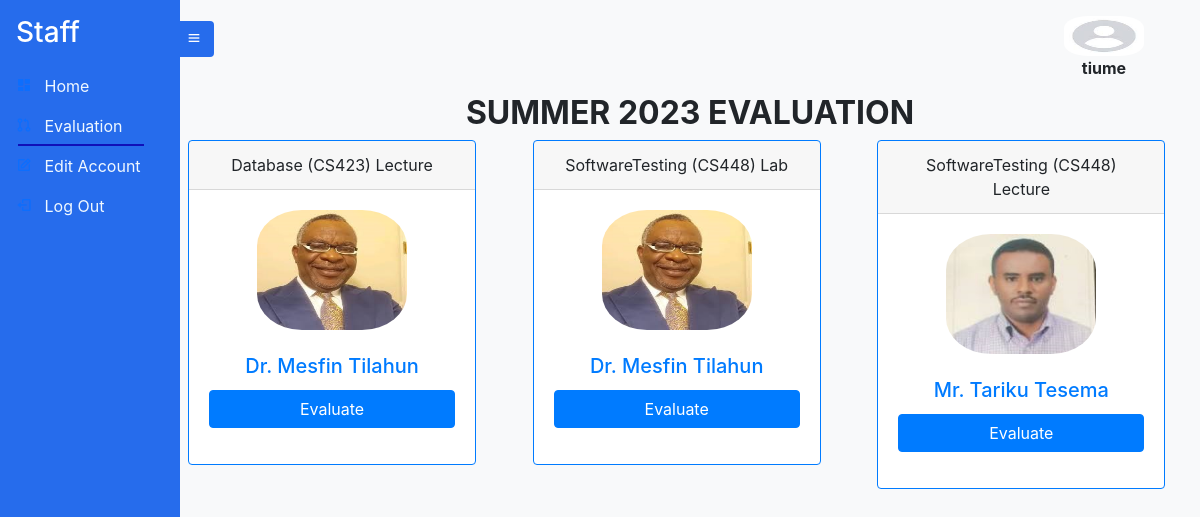
Screenshot of /evaluatepage (signed in) with the database file from the repository.
### Account/models.py (models this page shows)
class Account(AbstractUser):
    Role = models.CharField(max_length=25, null=True , choices=rolechoice ,  blank=True)
    email = models.EmailField(
        verbose_name='email address',
        max_length=255,
        unique=True,
    )

### Course/models.py (models this page shows, shortened)
class Term(models.Model):
    Term_id = models.UUIDField(default=uuid.uuid4, unique=True,
                          primary_key=True, editable=False)
    Season = models.CharField(max_length=10 , null=True ,  choices=seasonchoice , blank=True)
    current_year = datetime.now().year
    Year = models.IntegerField(
        default=current_year,
        validators=[
            MinValueValidator(current_year),
            MaxValueValidator(current_year + 1)
        ],
    )
    Courses_Given = models.ManyToManyField(Course)
    EvaluationDone = models.BooleanField(null=True , blank=True)

class CourseInstructor(models.Model):
    Instructors = models.ForeignKey(Instructor , on_delete=models.CASCADE)
    Course = models.ForeignKey(Course, on_delete=models.CASCADE)
    CourseType = models.CharField(max_length=10 , null=True ,  choices=coursetype , blank=True)
    Batch = models.ForeignKey(Batch , on_delete=models.CASCADE ,null=True , blank=True)
    Department = models.CharField(max_length=10 , null=True ,  choices=departmentchoice , blank=True)

class Course(models.Model):
    Course_id =  models.CharField(max_length=20 , unique=True,primary_key=True)
    CourseName = models.CharField(max_length=20 , null=True , blank=True)
    CreditHour = models.IntegerField(null=True , blank=True)

### Instructor/models.py (models this page shows, shortened)
class Instructor(models.Model):
    Instructor_id =  models.CharField(max_length=20 , unique=True,primary_key=True)
    Account_id = models.OneToOneField(Account, on_delete=models.CASCADE, related_name='instructor')
    Title = models.CharField(max_length=10 , null=True ,  choices=titlechoice , blank=True)
    FirstName = models.CharField(max_length=20 , null=True , blank=True)
    LastName =  models.CharField(max_length=20 , null=True , blank=True)
    Sex = models.CharField(max_length=25, null=True , choices=genderchoice ,  blank=True)
    ProfilePic= models.FileField(null=True, blank=True, upload_to='profilepic/', default="profilepic/defaultprofile.jpeg")

### Staff/views.py (the view)
# urls.py: path('evaluatepage' , staff_evaluate_page , name='evaluate_staff'),
def staff_evaluate_page(request):
    term = Term.objects.last()
    staff = Staff.objects.get(Account_id=request.user)
    student_enrollments = StudentCourseEnrollment.objects.filter(term=term)
    staff_evaluation_result = StaffEvaluationResult.objects.filter(Staff_id = staff)
    evaluated_courses_types = []
    evaluated_instructors = []
    course_instructors = []
    if staff_evaluation_result:
        for staff_evaluation in staff_evaluation_result:
            evaluated_instructors.append(staff_evaluation.Instructor_id.Instructor_id)
            evaluated_courses_types.append(staff_evaluation.CourseType)
    courses_data = []
    for enrollment in student_enrollments:
        instructors_data = []
        for courseinstructors in CourseInstructor.objects.filter(Course = enrollment.course ):
            course_instructors.append(courseinstructors)
            instructor_info = {
                'name': f'{courseinstructors.Instructors.FirstName} {courseinstructors.Instructors.LastName}',
                'title': courseinstructors.Instructors.Title,
                'instructor_id':courseinstructors.Instructors.Instructor_id ,
                'profile_pic': courseinstructors.Instructors.ProfilePic.url if courseinstructors.Instructors.ProfilePic else None,
            }
            instructors_data.append(instructor_info)
        course_data = {
            'course_name': enrollment.course.CourseName,
            'course_id':enrollment.course.Course_id,
            'instructors': instructors_data,
            'evaluate_url': f'/evaluate/{enrollment.id}/',  # Replace with the actual URL for evaluation
        }
        courses_data.append(course_data)
    context = {
        'courses_data': courses_data,
        'term': term,
        'active_page':'evaluation',
        'staff':staff,
        'evaluated_courses_types':evaluated_courses_types,
        'course_instructors':course_instructors,
        'evaluated_instructors':evaluated_instructors,
    }
    return render(request, 'staff/evaluate.html', context)

### templates/staff/evaluate.html (shortened to what this page needs)
{% extends 'staff/staff.html' %}
{% block content %}
    <h2 class="text-center text-uppercase font-weight-bold">{{ term.Season }} {{ term.Year }} Evaluation</h2>
    {% if course_instructors %}
      <div class="row">
        {% for course in course_instructors %}
          <div class="col-md-4 mb-4">
                <div class="text-center">
                  {% if course.Instructors.Instructor_id in evaluated_instructors and course.CourseType in evaluated_courses_types %}
                  <div class="card border-success mb-3" style="max-width: 18rem;">
                  {% else %}
                  <div class="card border-primary mb-3" style="max-width: 18rem;">
                  {% endif %}
                    <div class="card-header">{{ course.Course.CourseName }} ({{ course.Course.Course_id }}) {{course.CourseType}}</div>
                    {% if course.Instructors.Instructor_id in evaluated_instructors and course.CourseType in evaluated_courses_types %}
                  <div class="card-body text-success">
                    {% else %}
                    <div class="card-body text-primary">
                      {% endif %}
                      <p class="card-text">
                        {% if course.Instructors.ProfilePic %}
                        <img src="{{ course.Instructors.ProfilePic.url }}" alt="{{ instructor.FirstName }} Profile Pic" class="img-fluid mb-2" style="height: 120px; width: 150px; border-radius: 30%;">
                        {% endif %}
                      </p>
                      <h5 class="card-title">{{ course.Instructors.Title }} {{ course.Instructors.FirstName }} {{ course.Instructors.LastName }}</h5>
                      <div class="mb-3 d-md-flex">
                        {% if course.Instructors.Instructor_id in evaluated_instructors and course.CourseType in evaluated_courses_types %}
                        <a href="#" class="btn btn-success w-100 max-width-300 disabled">Evaluated</a>
                        {% else %}
                        <a href="{% url 'staff_evaluate_course' staff.Staff_id course.Course.Course_id course.Instructors.Instructor_id course.CourseType %}" class="btn btn-primary w-100 max-width-300">Evaluate</a>
                        {% endif %}
                       </div>
                    </div>
              </div>
            </div>
          </div>
        {% endfor %}
      </div>
    {% else %}
      <p class="text-muted text-center">No enrolled courses for the selected term.</p>
    {% endif %}
{% endblock %}

### templates/staff/staff.html
{% extends 'sidebarbase.html' %}
{% block content1 %}
  <div class="side-navbar active-nav d-flex justify-content-between flex-wrap flex-column" id="sidebar">
    <ul class="nav flex-column text-white w-100">
      <a href="#" class="nav-link h3 text-white my-2">
        Staff
      </a>
      <li class="nav-link {% if active_page == 'home' %}active{% endif %}">
        <i class="bx bxs-dashboard"></i>
        <span class="mx-2"><a class="inner-anchor" href="{% url 'staffhomepage' %}"> Home</a></span>
      </li>
      <li class="nav-link {% if active_page == 'evaluation' %}active{% endif %}">
        <i class="bx bx-git-pull-request"></i>
        <span class="mx-2"><a class="inner-anchor" href="{% url 'evaluate_staff' %}">Evaluation</a></span>
      </li>
      <li class="nav-link {% if active_page == 'editaccount' %}active{% endif %}">
        <i class="bx bx-edit"></i>
        <span class="mx-2"><a class="inner-anchor" href="{% url 'editpassword' %}"> Edit Account</a></span>
      </li>
      <li class="nav-link {% if active_page == 'logout' %}active{% endif %}">
        <i class="bx bx-log-out"></i>
        <span class="mx-2"><a class="inner-anchor" href="{% url 'logout' %}" > Log Out </a></span>
      </li>
    </ul>
  </div>
  <div class="p-2 active-cont my-container overflow-hidden">
    <nav class="navbar top-navbar navbar-light bg-light px-5">
      <a class="btn border-0" id="menu-btn"><i class="bx bx-menu"></i></a>
      <figure id="image" style="height: 30px; background-color: white">
        <img src="/static/images/profilePic/defaultprofile.jpeg" style="height: 40px; width: 80px; border-radius: 30%;">
        <figcaption style="text-align: center;"><b>{{user.username}}</b></figcaption>
      </figure>
    </nav>
    <br>
    {% block content %}
    {% endblock %}
{% endblock %}

### templates/sidebarbase.html (shortened to what this page needs)
<!DOCTYPE html>
{% load static %}
<html lang="en">
<head>
  <link href="https://cdn.jsdelivr.net/npm/bootstrap@5.0.0-beta2/dist/css/bootstrap.min.css" rel="stylesheet" />
  <link href="https://cdn.jsdelivr.net/npm/boxicons@2.0.5/css/boxicons.min.css" rel="stylesheet" />
  <link rel="stylesheet" href="https://stackpath.bootstrapcdn.com/bootstrap/4.5.0/css/bootstrap.min.css">
<link href="https://code.jquery.com/ui/1.12.1/themes/ui-lightness/jquery-ui.css" rel="stylesheet" type="text/css" />
  <link  href="{% static 'styles/sidebar.css' %}" rel="stylesheet">
</head>
<body>
  {% block content1 %}
  {% endblock content1 %}
</body>
</html>

### static/styles/sidebar.css (style rules this page uses)
* { margin: 0; padding: 0; box-sizing: border-box; }
body { min-height: 100vh; background-color:#f8f9fa; }
.side-navbar { width: 180px; height: 100%; position: fixed; margin-left: -300px; background-color:rgb(38, 108, 236); transition: 0.5s; }
.active-nav { margin-left: 0; }
.active-cont { margin-left: 180px; }
#menu-btn { background-color:rgb(38, 108, 236); color: #fff; margin-left: -62px; }
#image { max-width: 300px; height: 80px; border-radius: 50%; top: 10px; right: 0px; }
.inner-anchor { color: aliceblue; text-decoration: black; }
.bg-light { background-color: rgb(38, 108, 236);; }
.nav-link.active { position: relative; }
.nav-link.active:after { content: ''; position: absolute; bottom: 0; left: 10%; width: 70%; height: 2px; background-color: rgb(16, 16, 185); }

### rows the page displays
Account: username "tiume"
Term: Season "SUMMER", Year "2023"
CourseInstructor: Course.CourseName "Database", Course.Course_id "CS423", CourseType "Lecture", Instructors.ProfilePic (picture), Instructors.Title "Dr.", Instructors.FirstName "Mesfin", Instructors.LastName "Tilahun", shows "Evaluate"
CourseInstructor: Course.CourseName "SoftwareTesting", Course.Course_id "CS448", CourseType "Lab", Instructors.ProfilePic (picture), Instructors.Title "Dr.", Instructors.FirstName "Mesfin", Instructors.LastName "Tilahun", shows "Evaluate"
CourseInstructor: Course.CourseName "SoftwareTesting", Course.Course_id "CS448", CourseType "Lecture", Instructors.ProfilePic (picture), Instructors.Title "Mr.", Instructors.FirstName "Tariku", Instructors.LastName "Tesema", shows "Evaluate"
